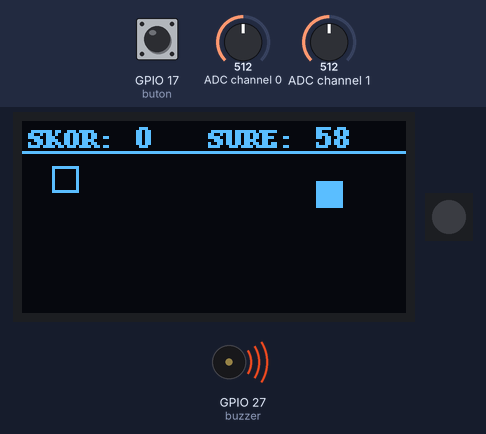
Simulated run of this program. Board: Raspberry Pi (BCM pin numbers). Parts: 128×64 one-colour display, 1 RGB LEDs in strip order, left to right, buzzer (waves = sounding). The inputs (shaded band) are chosen by the test bench; at power-on: GPIO 17 (buton) HIGH, ADC channel 0 = 512, ADC channel 1 = 512 (analog values on the 0–1023 scale). Random numbers come from a fixed seed; threads take turns every 2 ms; the clock reads 2024-03-15 10:24:30 at power-on unless the program sets it; what the program prints to the terminal is not drawn.

Above: at 1.2 s.
1.3 s: GPIO 17 (buton) pulled LOW for 0.15 s
2.0 s: GPIO 17 (buton) pulled LOW for 3.2 s
At 4.08 s:
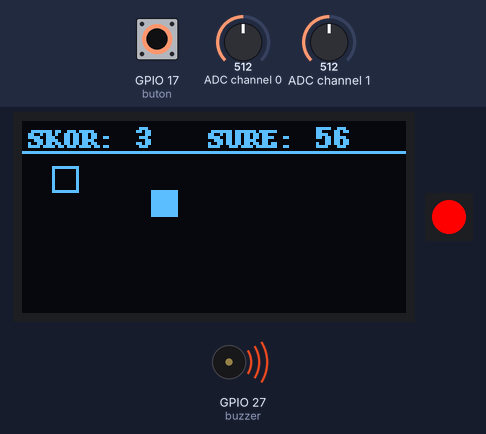
5.8 s: ADC channel 0 set to 716
At 6.75 s:
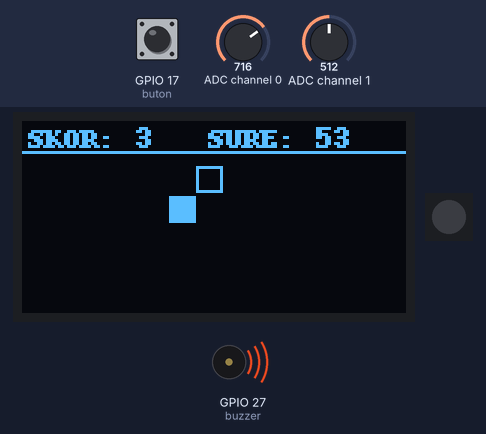
7.6 s: GPIO 17 (buton) pulled LOW for 1 s
9.2 s: ADC channel 1 set to 716
At 9.76 s:
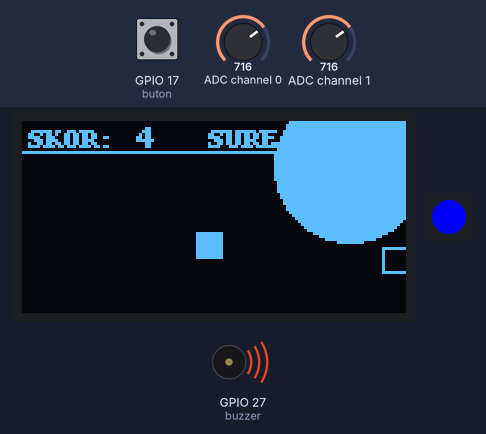
10.7 s: ADC channel 1 set to 306
At 12.08 s:
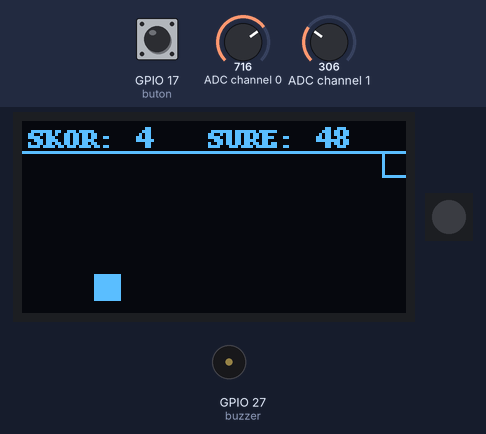
Timing chart, 0 to 13.2 s (numbered marks = the images above; inputs shaded):
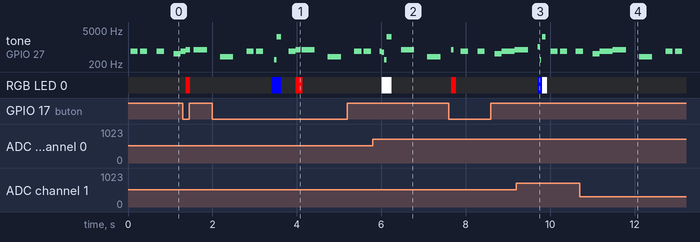

Measured:
- by itself, tone on GPIO 27 (buzzer): plays 392 Hz for 0.31 s, 659 Hz for 0.17 s, 659 Hz for 0.17 s, 300 Hz for 0.06 s, 2637 Hz for 0.11 s, 659 Hz for 0.17 s … (11 notes in this stretch)

The program:

bomberpi.py
```python
import time
import random
import threading
import board
import busio
from PIL import Image, ImageDraw, ImageFont
import adafruit_ssd1306
from gpiozero import MCP3008, Button, TonalBuzzer, RGBLED
from gpiozero.tones import Tone

# --- DONANIM AYARLARI ---
i2c = busio.I2C(board.SCL, board.SDA)
oled = adafruit_ssd1306.SSD1306_I2C(128, 64, i2c, addr=0x3c)

joy_x = MCP3008(channel=0, device=0)
joy_y = MCP3008(channel=1, device=0)
buton = Button(17)

buzzer = TonalBuzzer(27, mid_tone=Tone("A4"), octaves=3)
led = RGBLED(red=22, green=23, blue=25)

# --- OYUN DEĞİŞKENLERİ ---
GENISLIK = 128
YUKSEKLIK = 64
KUTU_BOYUT = 8

oyuncu_x = 10
oyuncu_y = 15 # Yazı için biraz aşağı aldık
hiz = 3

bomba_aktif = False
bomba_x = 0
bomba_y = 0
bomba_zaman = 0
PATLAMA_SURESI = 2.0

dusman_x = 100
dusman_y = 50
dusman_hiz_x = 2
dusman_hiz_y = 2

# YENİ: Skor ve Süre
skor = 0
TOPLAM_SURE = 60 # Saniye
baslangic_zamani = time.time()
oyun_bitti = False

# Ses ve Thread Kontrolleri
ses_efekti_caliyor = False
oyun_devam_ediyor = True

# Yazı Fontu (Varsayılan basit font)
font = ImageFont.load_default()

# --- MÜZİK NOTALARI (Hızlandırılmış Gerilim) ---
MUZIK_LISTESI = [
    ("E5", 0.15), (None, 0.05), ("E5", 0.15), (None, 0.2),
    ("E5", 0.15), (None, 0.2), ("C5", 0.15), ("E5", 0.3),
    ("G5", 0.3), (None, 0.3), ("G4", 0.3), (None, 0.3)
]

def muzik_cal():
    """Arka plan müziği"""
    while oyun_devam_ediyor and not oyun_bitti:
        for nota, sure in MUZIK_LISTESI:
            if not oyun_devam_ediyor or oyun_bitti: break

            if ses_efekti_caliyor:
                buzzer.stop()
                time.sleep(0.1)
                continue

            try:
                if nota: buzzer.play(Tone(nota))
                else: buzzer.stop()
            except: pass

            # Süre azalınca müzik hızlansın (Heyecan!)
            kalan = TOPLAM_SURE - (time.time() - baslangic_zamani)
            if kalan < 15:
                time.sleep(sure * 0.7) # Hızlı mod
            else:
                time.sleep(sure)

def efekt_patlama():
    global ses_efekti_caliyor
    ses_efekti_caliyor = True
    led.color = (1, 1, 1)
    try:
        buzzer.play(Tone(600))
        time.sleep(0.05)
        buzzer.play(Tone(300))
        time.sleep(0.05)
        buzzer.play(Tone(100))
        time.sleep(0.1)
        buzzer.stop()
    except: pass
    led.color = (0, 0, 0)
    time.sleep(0.1)
    ses_efekti_caliyor = False

def efekt_skor():
    # Puan alınca kısa, mutlu bir ses
    global ses_efekti_caliyor
    ses_efekti_caliyor = True
    led.color = (0, 0, 1) # Mavi yanıp sönsün
    try:
        buzzer.play(Tone("C6"))
        time.sleep(0.1)
        buzzer.play(Tone("E6"))
        time.sleep(0.1)
        buzzer.stop()
    except: pass
    led.off()
    ses_efekti_caliyor = False

def bitis_ekrani_goster():
    """Oyun bitince skoru göster"""
    buzzer.stop()
    led.color = (1, 0, 0) # Kırmızı ışık
    oled.fill(0)

    # Ekrana Yazdır
    yazi1 = "SURE BITTI!"
    yazi2 = f"SKOR: {skor}"

    # Yazıları ortalamak için basit matematik (Pixel genişliği tahmini)
    draw.rectangle((0, 0, GENISLIK, YUKSEKLIK), outline=0, fill=0)
    draw.text((30, 20), yazi1, font=font, fill=255)
    draw.text((35, 35), yazi2, font=font, fill=255)

    oled.image(image)
    oled.show()

    # Bitiş melodisi
    try:
        notalar = ["C5", "G4", "E4", "A3"]
        for n in notalar:
            buzzer.play(Tone(n))
            time.sleep(0.2)
        buzzer.stop()
    except: pass

    time.sleep(1)
    led.off()

# --- OYUNU BAŞLAT ---
print(f"BOMBERPI V4.0 - SÜRE: {TOPLAM_SURE}sn")
baslangic_zamani = time.time() # Süreyi şimdi başlat

muzik_thread = threading.Thread(target=muzik_cal)
muzik_thread.start()

# Tuval
image = Image.new("1", (GENISLIK, YUKSEKLIK))
draw = ImageDraw.Draw(image)

try:
    while True:
        draw.rectangle((0, 0, GENISLIK, YUKSEKLIK), outline=0, fill=0)

        # --- SÜRE KONTROLÜ ---
        gecen_zaman = time.time() - baslangic_zamani
        kalan_sure = int(TOPLAM_SURE - gecen_zaman)

        if kalan_sure <= 0:
            oyun_bitti = True
            bitis_ekrani_goster()
            break # Döngüden çık, oyun bitti.

        # 1. HAREKET KONTROLLERİ
        jx = joy_x.value
        jy = joy_y.value
        if jx > 0.60: oyuncu_x += hiz
        if jx < 0.40: oyuncu_x -= hiz
        if jy > 0.60: oyuncu_y += hiz
        if jy < 0.40: oyuncu_y -= hiz

        # Üst kısımda skor barı var (0-10 piksel), oraya girmesin
        oyuncu_x = max(0, min(oyuncu_x, GENISLIK-KUTU_BOYUT))
        oyuncu_y = max(10, min(oyuncu_y, YUKSEKLIK-KUTU_BOYUT))

        # 2. BOMBA MEKANİĞİ
        if buton.is_pressed and not bomba_aktif:
            bomba_aktif = True
            bomba_x, bomba_y = oyuncu_x, oyuncu_y
            bomba_zaman = time.time()

            # Bomba kurma sesi (Thread içinde basit bip)
            def bip():
                global ses_efekti_caliyor
                ses_efekti_caliyor = True
                led.color = (1, 0, 0)
                buzzer.play(Tone("G5"))
                time.sleep(0.1)
                buzzer.stop()
                led.off()
                ses_efekti_caliyor = False
            threading.Thread(target=bip).start()

        if bomba_aktif:
            sure_farki = time.time() - bomba_zaman
            if sure_farki < PATLAMA_SURESI:
                if int(sure_farki * 10) % 2 == 0:
                    draw.rectangle((bomba_x, bomba_y, bomba_x+6, bomba_y+6), outline=255, fill=255)
            elif sure_farki < PATLAMA_SURESI + 0.5:
                # PATLAMA
                patlama_alani = 25
                draw.ellipse((bomba_x-patlama_alani, bomba_y-patlama_alani,
                              bomba_x+patlama_alani, bomba_y+patlama_alani), outline=255, fill=255)

                if sure_farki < PATLAMA_SURESI + 0.1:
                    threading.Thread(target=efekt_patlama).start()

                # VURULMA KONTROLÜ
                if (abs(bomba_x - dusman_x) < patlama_alani) and (abs(bomba_y - dusman_y) < patlama_alani):
                    skor += 1 # PUAN VER!
                    threading.Thread(target=efekt_skor).start() # Mutlu ses
                    dusman_x = random.randint(0, 100)
                    dusman_y = random.randint(15, 50) # Üst bara çarpmasın
            else:
                bomba_aktif = False

        # 3. DÜŞMAN VE ÇİZİM
        dusman_x += dusman_hiz_x
        dusman_y += dusman_hiz_y
        if dusman_x <= 0 or dusman_x >= GENISLIK-8: dusman_hiz_x *= -1
        if dusman_y <= 10 or dusman_y >= YUKSEKLIK-8: dusman_hiz_y *= -1

        draw.rectangle((oyuncu_x, oyuncu_y, oyuncu_x+8, oyuncu_y+8), outline=255, fill=0)
        draw.rectangle((dusman_x, dusman_y, dusman_x+8, dusman_y+8), outline=255, fill=255)

        # --- ÜST BİLGİ ÇUBUĞU ---
        # Üst kısma bir çizgi çek
        draw.line((0, 10, GENISLIK, 10), fill=255)
        # Yazıları yaz
        bilgi_metni = f"SKOR: {skor}   SURE: {kalan_sure}"
        draw.text((2, 0), bilgi_metni, font=font, fill=255)

        oled.image(image)
        oled.show()

except KeyboardInterrupt:
    oyun_devam_ediyor = False
    muzik_thread.join()
    oled.fill(0)
    oled.show()
    buzzer.stop()
    led.off()
    print(f"\nOyun Kapatıldı. SKORUNUZ: {skor}")
```
